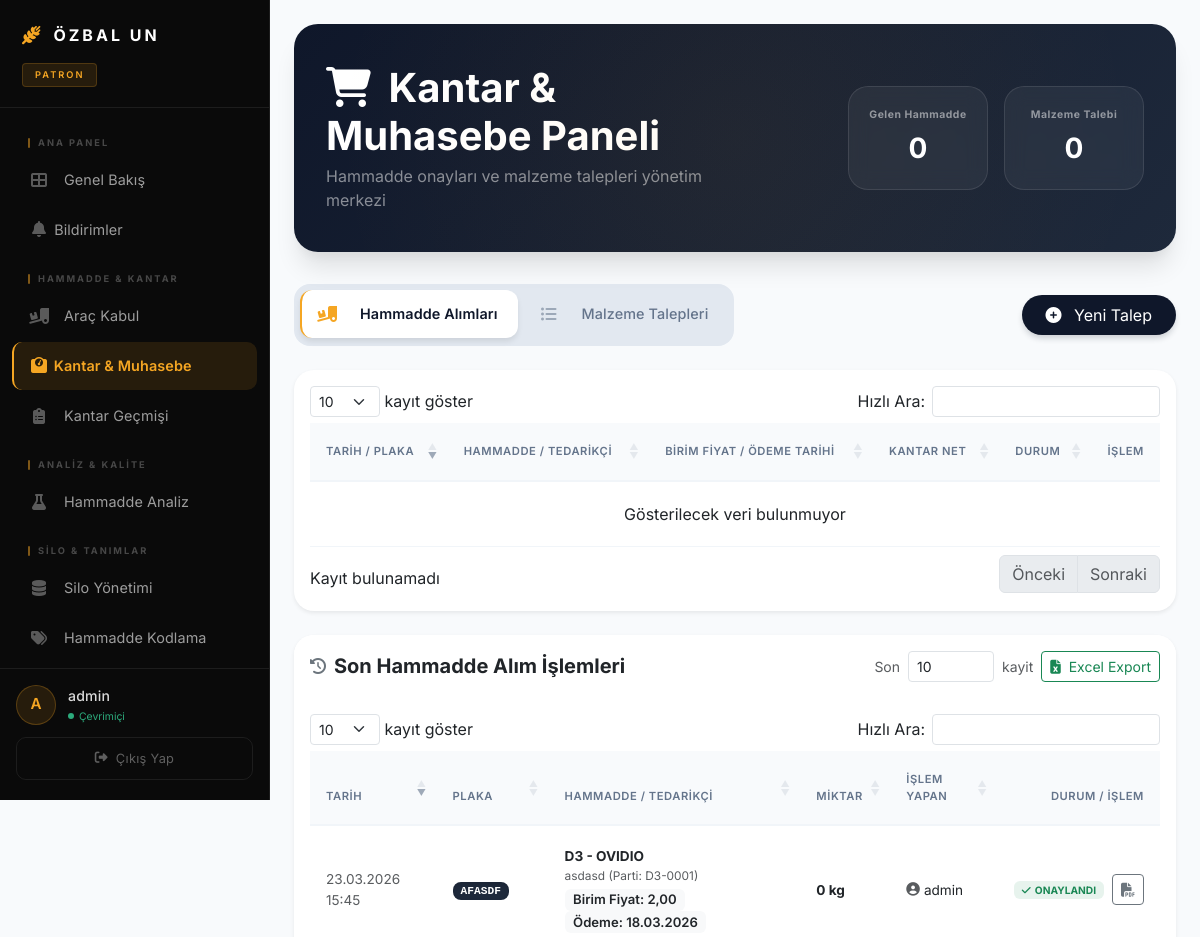
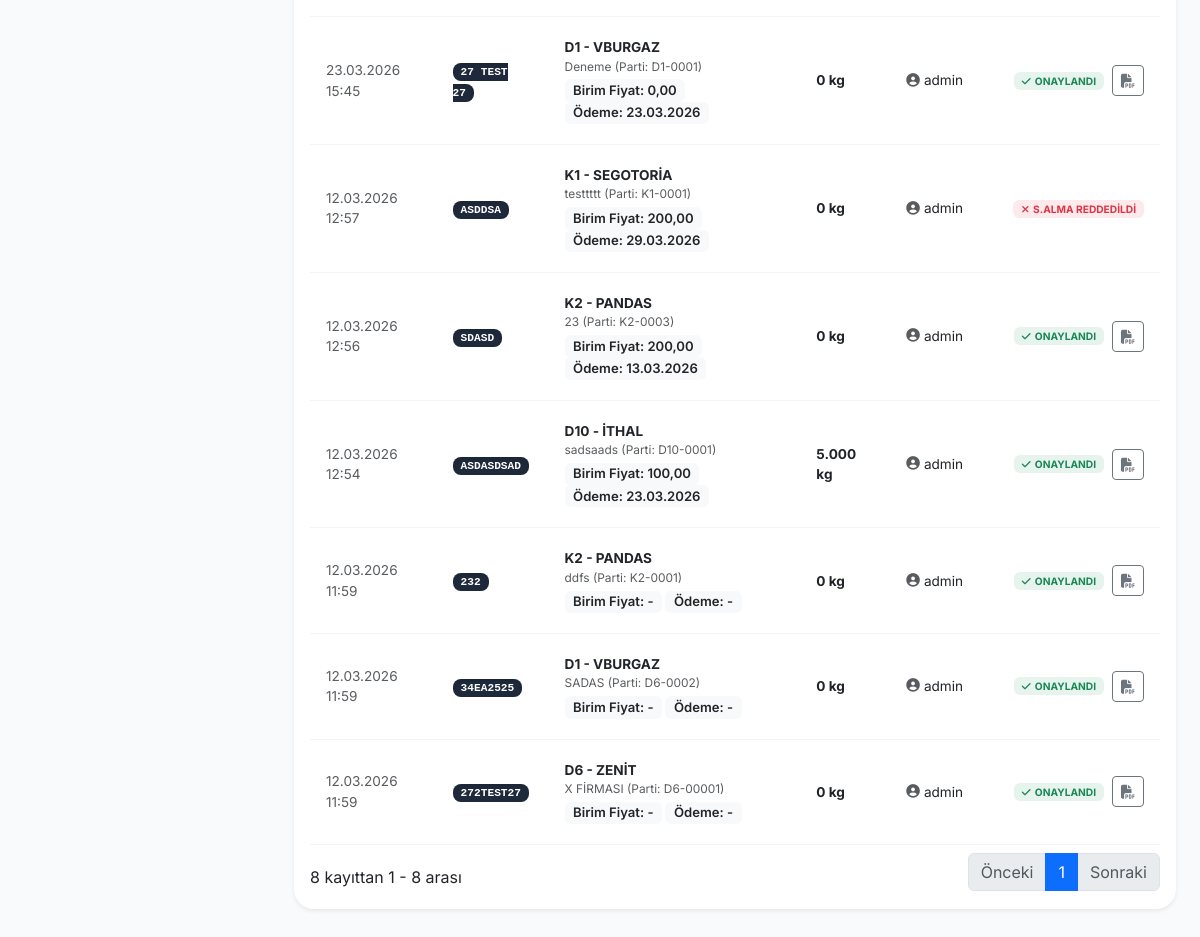
The page /satin_alma.php (signed in) on the database its author committed (2 pictures, top to bottom).
### tables this page shows
CREATE TABLE `hammadde_kabul_akisi` (
  `id` int(11) NOT NULL,
  `hammadde_giris_id` int(11) NOT NULL COMMENT 'hammadde_girisleri ile bağlantı',
  `asama` varchar(50) DEFAULT 'bekliyor' COMMENT 'bekliyor, numune_alindi, analiz_yapildi, onay_bekleniyor, onaylandi, reddedildi, kantar, tamamlandi',
  `lab_analiz_id` int(11) DEFAULT NULL COMMENT 'lab_analizleri ile bağlantı',
  `onay_durum` varchar(20) DEFAULT 'bekliyor' COMMENT 'bekliyor, onaylandi, reddedildi',
  `onaylayan_user_id` int(11) DEFAULT NULL,
  `onay_tarihi` datetime DEFAULT NULL,
  `kantar_net_kg` decimal(12,2) DEFAULT NULL COMMENT 'Net ağırlık (brüt - dara)',
  `kantar_tarihi` datetime DEFAULT NULL,
  `red_aciklama` text DEFAULT NULL,
  `notlar` text DEFAULT NULL,
  `olusturma_tarihi` datetime DEFAULT current_timestamp(),
  `guncelleme_tarihi` datetime DEFAULT current_timestamp() ON UPDATE current_timestamp(),
  `birim_fiyat` decimal(12,4) DEFAULT NULL,
  `odeme_tarihi` date DEFAULT NULL
);

CREATE TABLE `hammadde_girisleri` (
  `id` int(11) NOT NULL,
  `tarih` datetime DEFAULT current_timestamp(),
  `hammadde_id` int(11) DEFAULT NULL,
  `silo_id` int(11) DEFAULT NULL,
  `miktar_kg` decimal(10,2) DEFAULT NULL,
  `giris_m3` decimal(10,3) DEFAULT NULL,
  `hektolitre` decimal(5,2) DEFAULT NULL,
  `elenmis_hektolitre` decimal(5,2) DEFAULT NULL,
  `parti_no` varchar(50) NOT NULL,
  `tedarikci` varchar(100) DEFAULT NULL,
  `irsaliye_no` varchar(50) DEFAULT NULL,
  `arac_plaka` varchar(20) DEFAULT NULL,
  `personel` varchar(50) DEFAULT NULL,
  `analiz_yapildi` tinyint(4) DEFAULT 0,
  `onay_durum` varchar(20) DEFAULT 'bekliyor',
  `hesaplanan_m3` decimal(10,3) DEFAULT 0.000,
  `gelen_kg` decimal(12,2) DEFAULT 0.00,
  `islem_yapan` varchar(50) DEFAULT NULL,
  `nem` decimal(10,2) DEFAULT 0.00,
  `protein` decimal(10,2) DEFAULT 0.00,
  `nisasta` decimal(10,2) DEFAULT 0.00,
  `sertlik` decimal(10,2) DEFAULT 0.00
);

CREATE TABLE `hammaddeler` (
  `id` int(11) NOT NULL,
  `ad` varchar(100) NOT NULL,
  `hammadde_kodu` varchar(50) DEFAULT NULL,
  `yogunluk_kg_m3` decimal(6,2) DEFAULT 780.00,
  `aciklama` text DEFAULT NULL,
  `aktif` tinyint(4) DEFAULT 1
);

CREATE TABLE `users` (
  `id` int(11) NOT NULL,
  `kadi` varchar(50) NOT NULL,
  `sifre` varchar(255) NOT NULL,
  `yetki` varchar(50) DEFAULT 'personel',
  `tam_ad` varchar(100) DEFAULT NULL,
  `email` varchar(100) DEFAULT NULL,
  `telefon` varchar(20) DEFAULT NULL,
  `rol_id` int(11) DEFAULT NULL,
  `aktif` tinyint(4) DEFAULT 1,
  `olusturma_tarihi` datetime DEFAULT current_timestamp()
);

### satin_alma.php (the view, shortened to what this page needs)
<?php
include("baglan.php");
if (!function_exists('formatBirimFiyatGoster')) {
    function formatBirimFiyatGoster($deger)
    {
        if ($deger === null || $deger === '') {
            return '-';
        }
        return number_format((float) $deger, 2, ',', '.');
    }
}
$baglanti->query("UPDATE hammadde_kabul_akisi SET asama = 'satina_bekliyor' WHERE asama = 'onaylandi' AND onay_durum = 'onaylandi'");
$hammadde_alim_bekleyenler = $baglanti->query("
    SELECT a.*, hg.arac_plaka, hg.tedarikci, hg.miktar_kg, hg.tarih as giris_tarihi, a.kantar_net_kg, hg.parti_no,
           h.ad as hammadde_adi, h.hammadde_kodu,
           la.protein as lab_protein, la.gluten as lab_gluten, la.nem as lab_nem
    FROM hammadde_kabul_akisi a
    LEFT JOIN hammadde_girisleri hg ON a.hammadde_giris_id = hg.id
    LEFT JOIN hammaddeler h ON hg.hammadde_id = h.id
    LEFT JOIN lab_analizleri la ON la.hammadde_giris_id = hg.id
    WHERE a.asama = 'satina_bekliyor'
    ORDER BY hg.tarih DESC, a.id DESC
");
$hammadde_alim_gecmisi = $baglanti->query("
    SELECT a.*, hg.arac_plaka, hg.tedarikci, hg.tarih as giris_tarihi, a.kantar_net_kg, hg.parti_no,
           h.ad as hammadde_adi, h.hammadde_kodu, u.kadi as onaylayan_kadi
    FROM hammadde_kabul_akisi a
    LEFT JOIN hammadde_girisleri hg ON a.hammadde_giris_id = hg.id
    LEFT JOIN hammaddeler h ON hg.hammadde_id = h.id
    LEFT JOIN users u ON a.onaylayan_user_id = u.id
    WHERE a.asama = 'tamamlandi' AND (a.onaylayan_user_id IS NOT NULL OR a.onay_durum = 'satinalma_red')
    ORDER BY a.guncelleme_tarihi DESC
");
$bekleyen_talep_sayisi = $baglanti->query("SELECT COUNT(*) as cnt FROM satin_alma_talepleri WHERE onay_durum = 'bekliyor'")->fetch_assoc()['cnt'];
$bekleyen_hammadde_sayisi = $hammadde_alim_bekleyenler->num_rows;
$aktif_tab = isset($_GET['tab']) ? $_GET['tab'] : 'hammadde';
?>
<!DOCTYPE html>
<html lang="tr">
<head>
    <link href="https://cdn.jsdelivr.net/npm/bootstrap@5.3.0/dist/css/bootstrap.min.css" rel="stylesheet">
    <link rel="stylesheet" href="https://cdnjs.cloudflare.com/ajax/libs/font-awesome/6.4.0/css/all.min.css">
    <link href="https://cdn.jsdelivr.net/npm/sweetalert2@11.7.3/dist/sweetalert2.min.css" rel="stylesheet">
    <link href="https://cdn.datatables.net/1.13.6/css/dataTables.bootstrap5.min.css" rel="stylesheet">
</head>
<body>
    <?php include("navbar.php"); ?>
    <div class="container-fluid px-md-4">
        <div class="page-header">
            <div class="row align-items-center">
                <div class="col-md-6">
                    <h1 class="fw-bold mb-1"><i class="fas fa-shopping-cart me-2"></i> Kantar & Muhasebe Paneli</h1>
                    <p class="text-white-50 mb-0">Hammadde onayları ve malzeme talepleri yönetim merkezi</p>
                </div>
                <div class="col-md-6 d-flex justify-content-md-end gap-3 mt-3 mt-md-0 stat-container">
                    <div class="stat-card">
                        <small class="d-block text-white-50 uppercase fw-bold mb-1"
                            style="font-size: 0.65rem; letter-spacing: 0.05em;">Gelen Hammadde</small>
                        <span class="fs-3 fw-bold"><?php echo $bekleyen_hammadde_sayisi; ?></span>
                    </div>
                    <div class="stat-card">
                        <small class="d-block text-white-50 uppercase fw-bold mb-1"
                            style="font-size: 0.65rem; letter-spacing: 0.05em;">Malzeme Talebi</small>
                        <span class="fs-3 fw-bold"><?php echo $bekleyen_talep_sayisi; ?></span>
                    </div>
                </div>
            </div>
        </div>
    </div>
    <div class="container-fluid px-md-4 pb-5">
        <div class="d-flex flex-column flex-md-row justify-content-between align-items-center mb-4 gap-3">
            <ul class="nav nav-pills" id="pills-tab" role="tablist">
                <li class="nav-item" role="presentation">
                    <button class="nav-link <?php echo $aktif_tab == 'hammadde' ? 'active' : ''; ?>"
                        id="pills-hammadde-tab" data-bs-toggle="pill" data-bs-target="#pills-hammadde" type="button"
                        role="tab">
                        <i class="fas fa-truck-loading me-2"></i> Hammadde Alımları
                    </button>
                </li>
                <li class="nav-item" role="presentation">
                    <button class="nav-link <?php echo $aktif_tab == 'talep' ? 'active' : ''; ?>" id="pills-talep-tab"
                        data-bs-toggle="pill" data-bs-target="#pills-talep" type="button" role="tab">
                        <i class="fas fa-list-ul me-2"></i> Malzeme Talepleri
                    </button>
                </li>
            </ul>
            <button class="btn btn-primary rounded-pill px-4 py-2 new-talep-btn" data-bs-toggle="modal"
                data-bs-target="#yeniTalepModal">
                <i class="fas fa-plus-circle me-2"></i> Yeni Talep
            </button>
        </div>
        <div class="tab-content" id="pills-tabContent">
            <div class="tab-pane fade <?php echo $aktif_tab == 'hammadde' ? 'show active' : ''; ?>" id="pills-hammadde"
                role="tabpanel">
                <div class="card border-0 shadow-sm overflow-hidden">
                    <div class="table-responsive p-3">
                        <table id="hammaddeBekleyenlerTablo" class="table table-hover align-middle mb-0">
                            <thead>
                                <tr>
                                    <th>Tarih / Plaka</th>
                                    <th>Hammadde / Tedarikçi</th>
                                    <th>Birim Fiyat / Ödeme Tarihi</th>
                                    <th>Kantar Net</th>
                                    <th>Durum</th>
                                    <th class="action-col">İşlem</th>
                                </tr>
                            </thead>
                            <tbody>
                            </tbody>
                        </table>
                    </div>
                </div>
            </div>
        </div>
        <div class="mt-4">
            <div class="card border-0 shadow-sm overflow-hidden">
                <div class="card-header bg-white py-3 border-bottom-0 d-flex align-items-center justify-content-between flex-wrap gap-2">
                    <div class="d-flex align-items-center">
                        <i class="fas fa-history me-2 text-secondary"></i>
                        <h5 class="mb-0 fw-bold">Son Hammadde Alım İşlemleri</h5>
                    </div>
                    <form method="get" class="d-flex align-items-center gap-2 mb-0">
                        <label for="export_adet" class="small text-muted mb-0">Son</label>
                        <input type="number" name="export_adet" id="export_adet" min="1" max="500" value="10"
                            class="form-control form-control-sm" style="width: 86px;">
                        <span class="small text-muted">kayit</span>
                        <button type="submit" class="btn btn-sm btn-outline-success">
                            <i class="fas fa-file-excel me-1"></i> Excel Export
                        </button>
                    </form>
                </div>
                <div class="table-responsive p-3">
                    <table id="hammaddeGecmisTablo" class="table table-hover align-middle mb-0"
                        style="font-size: 0.85rem;">
                        <thead class="table-light">
                            <tr>
                                <th>Tarih</th>
                                <th>Plaka</th>
                                <th>Hammadde / Tedarikçi</th>
                                <th>Miktar</th>
                                <th>İşlem Yapan</th>
                                <th class="text-end">Durum / İşlem</th>
                            </tr>
                        </thead>
                        <tbody>
                            <?php if ($hammadde_alim_gecmisi && $hammadde_alim_gecmisi->num_rows > 0): ?>
                                <?php while ($row = $hammadde_alim_gecmisi->fetch_assoc()): ?>
                                    <tr>
                                        <td class="text-muted" data-order="<?php echo strtotime($row["guncelleme_tarihi"]); ?>">
                                            <?php echo date("d.m.Y H:i", strtotime($row["guncelleme_tarihi"])); ?>
                                        </td>
                                        <td><span class="plaka-badge"
                                                style="font-size: 0.7rem; padding: 3px 8px;"><?php echo $row["arac_plaka"]; ?></span>
                                        </td>
                                        <td>
                                            <div class="fw-bold">
                                                <?php echo $row["hammadde_kodu"] . " - " . $row["hammadde_adi"]; ?>
                                            </div>
                                            <div class="text-muted small">
                                                <?php echo htmlspecialchars($row["tedarikci"] . (!empty($row["parti_no"]) ? " (Parti: " . $row["parti_no"] . ")" : "")); ?>
                                            </div>
                                            <div class="small mt-1">
                                                <span class="badge bg-light text-dark meta-info-badge">
                                                    Birim Fiyat: <?php echo formatBirimFiyatGoster($row["birim_fiyat"] ?? null); ?>
                                                </span>
                                                <span class="badge bg-light text-dark meta-info-badge">
                                                    Ödeme: <?php echo !empty($row["odeme_tarihi"]) ? date("d.m.Y", strtotime($row["odeme_tarihi"])) : '-'; ?>
                                                </span>
                                            </div>
                                        </td>
                                        <td><span
                                                class="fw-bold"><?php echo number_format($row["kantar_net_kg"] ?? 0, 0, ',', '.'); ?>
                                                kg</span></td>
                                        <td>
                                            <div class="d-flex align-items-center gap-1">
                                                <i class="fas fa-user-circle text-muted"></i>
                                                <span><?php echo $row["onaylayan_kadi"] ?? 'Sistem'; ?></span>
                                            </div>
                                        </td>
                                        <td class="text-end">
                                            <?php if ($row["onay_durum"] == 'satinalma_red'): ?>
                                                <span class="badge bg-danger bg-opacity-10 text-danger px-2 py-1 rounded"
                                                    title="<?php echo htmlspecialchars($row['red_aciklama'] ?? ''); ?>">
                                                    <i class="fas fa-times me-1"></i>S.ALMA REDDEDİLDİ
                                                </span>
                                            <?php elseif ($row["asama"] == 'tamamlandi'): ?>
                                                <div class="d-flex align-items-center justify-content-end gap-2">
                                                    <span class="badge bg-success bg-opacity-10 text-success px-2 py-1 rounded">
                                                        <i class="fas fa-check me-1"></i>ONAYLANDI
                                                    </span>
                                                    <a href="sozlesme_yazdir.php?id=<?php echo $row['id']; ?>" target="_blank"
                                                        class="btn btn-sm btn-outline-secondary" title="Sözleşme Yazdır">
                                                        <i class="fas fa-file-pdf"></i>
                                                    </a>
                                                </div>
                                            <?php endif; ?>
                                        </td>
                                    </tr>
                                <?php endwhile; ?>
                            <?php endif; ?>
                        </tbody>
                    </table>
                </div>
            </div>
        </div>
    </div>
</body>
</html>

### rows shown on the page
hammadde_kabul_akisi: guncelleme_tarihi "23.03.2026 15:45", hammadde_giris.arac_plaka "AFASDF", hammaddeler.hammadde_kodu "D3", hammaddeler.ad "OVIDIO", hammadde_giris.parti_no "asdasd (Parti: D3-0001)", birim_fiyat "2,00", odeme_tarihi "18.03.2026", kantar_net_kg "0", users.kadi "admin"
hammadde_kabul_akisi: guncelleme_tarihi "23.03.2026 15:45", hammadde_giris.arac_plaka "27 TEST 27", hammaddeler.hammadde_kodu "D1", hammaddeler.ad "VBURGAZ", hammadde_giris.parti_no "Deneme (Parti: D1-0001)", birim_fiyat "0,00", odeme_tarihi "23.03.2026", kantar_net_kg "0", users.kadi "admin"
hammadde_kabul_akisi: guncelleme_tarihi "12.03.2026 12:57", hammadde_giris.arac_plaka "ASDDSA", hammaddeler.hammadde_kodu "K1", hammaddeler.ad "SEGOTORİA", hammadde_giris.parti_no "testtttt (Parti: K1-0001)", birim_fiyat "200,00", odeme_tarihi "29.03.2026", kantar_net_kg "0", users.kadi "admin"
hammadde_kabul_akisi: guncelleme_tarihi "12.03.2026 12:56", hammadde_giris.arac_plaka "SDASD", hammaddeler.hammadde_kodu "K2", hammaddeler.ad "PANDAS", hammadde_giris.parti_no "23 (Parti: K2-0003)", birim_fiyat "200,00", odeme_tarihi "13.03.2026", kantar_net_kg "0", users.kadi "admin"
hammadde_kabul_akisi: guncelleme_tarihi "12.03.2026 12:54", hammadde_giris.arac_plaka "ASDASDSAD", hammaddeler.hammadde_kodu "D10", hammaddeler.ad "İTHAL", hammadde_giris.parti_no "sadsaads (Parti: D10-0001)", birim_fiyat "100,00", odeme_tarihi "23.03.2026", kantar_net_kg "5.000", users.kadi "admin"
hammadde_kabul_akisi: guncelleme_tarihi "12.03.2026 11:59", hammadde_giris.arac_plaka "232", hammaddeler.hammadde_kodu "K2", hammaddeler.ad "PANDAS", hammadde_giris.parti_no "ddfs (Parti: K2-0001)", birim_fiyat "-", kantar_net_kg "0", users.kadi "admin"
hammadde_kabul_akisi: guncelleme_tarihi "12.03.2026 11:59", hammadde_giris.arac_plaka "34EA2525", hammaddeler.hammadde_kodu "D1", hammaddeler.ad "VBURGAZ", hammadde_giris.parti_no "SADAS (Parti: D6-0002)", birim_fiyat "-", kantar_net_kg "0", users.kadi "admin"
hammadde_kabul_akisi: guncelleme_tarihi "12.03.2026 11:59", hammadde_giris.arac_plaka "272TEST27", hammaddeler.hammadde_kodu "D6", hammaddeler.ad "ZENİT", hammadde_giris.parti_no "X FİRMASI (Parti: D6-00001)", birim_fiyat "-", kantar_net_kg "0", users.kadi "admin"

### other values the page prints
$rol_adi "PATRON"
substr($_SESSION["kadi"], 0, 1) "A"
$_SESSION["kadi"] "admin"
$bekleyen_hammadde_sayisi "0"
$bekleyen_talep_sayisi "0"
